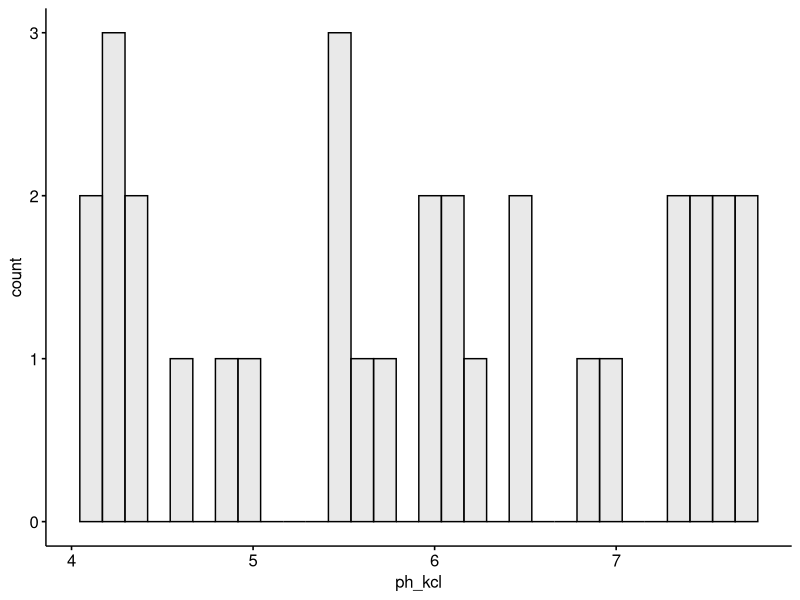
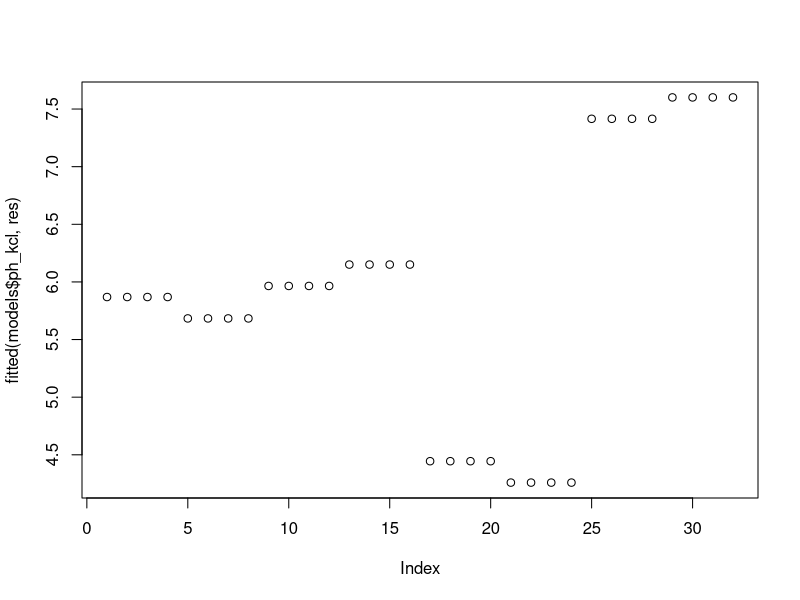
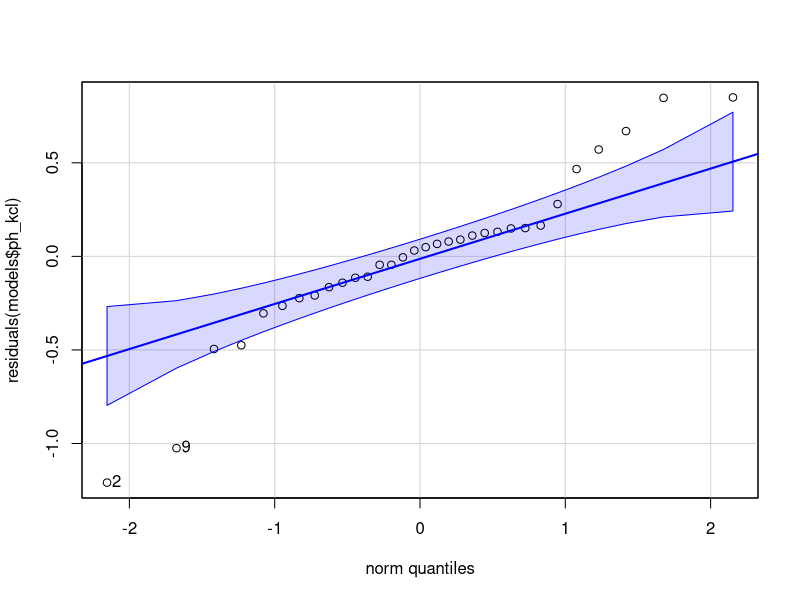
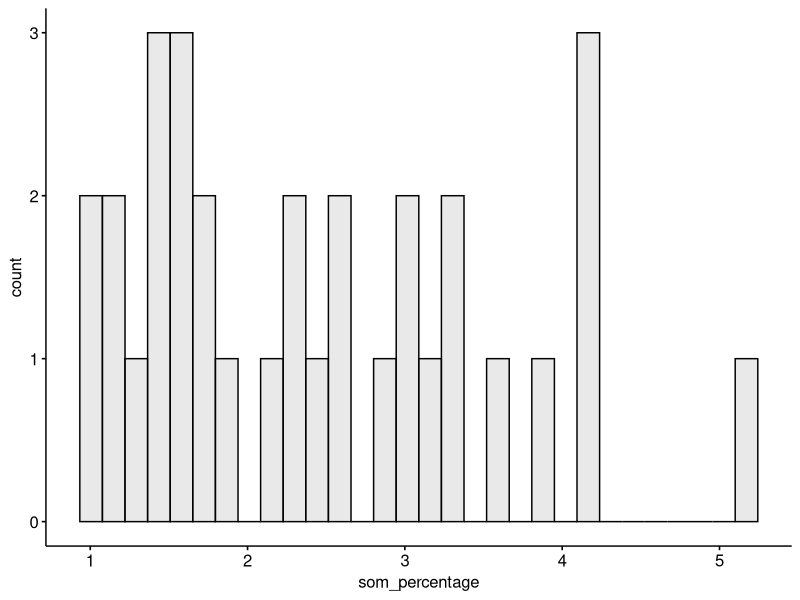
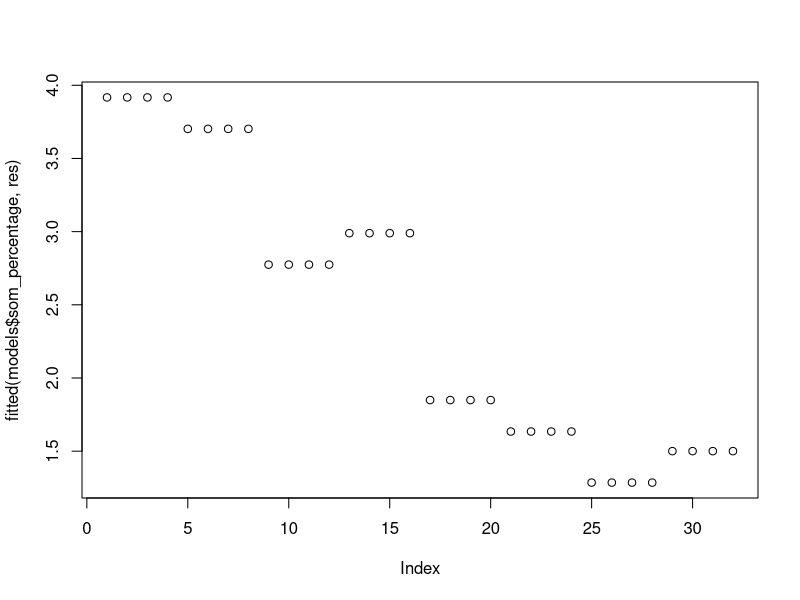
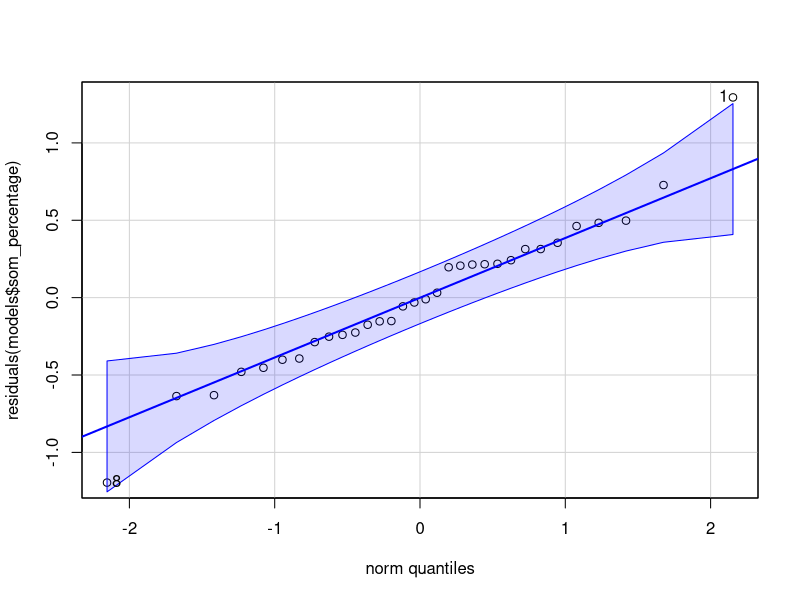
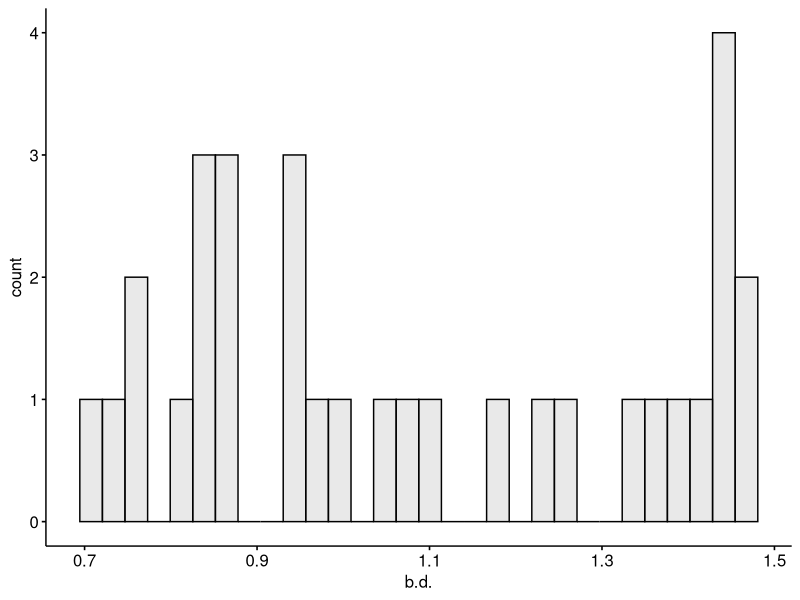
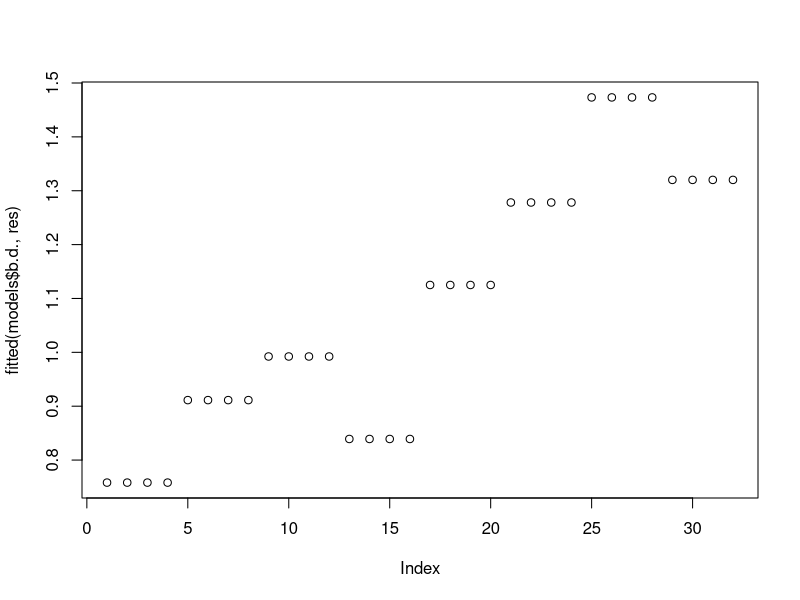

Reproduce these figures in R, in order.
## ---- chunk 1
knitr::opts_chunk$set(message = FALSE, echo = FALSE, warning = FALSE)
## ---- chunk 2
library(tidyverse)
library(ggpubr)
library(car)
library(gridExtra)
library(flextable)
library(lme4)
library(multcomp)
library(emmeans)


## ---- chunk 3
lml <- read_csv2("MASTER_LML.csv")

lml$litter_sp <- factor(lml$litter_sp, levels=c("Alder","Hazel","Chestnut"))
lml$mesh_size <- factor(lml$mesh_size, levels=c("Fine","Medium","Coarse"))

mt <- read_csv2("MASTERFILE_decomp_10.csv")

mt_2 <- mt %>% mutate(age = 2021-year_of_landuse,
                      earthworms_2021 = compost_worms + soil_eating_worms + pendelaars)

mt_2 <- mt_2 %>% rowwise() %>% mutate(earthworms_2022 = sum(c_across(contains("Abundance"))))
mt_2 <- mt_2 %>% rename("vb_code" = "code")

mt_2_lu_loc <- mt_2 %>% dplyr::select(vb_code, landuse, location)

mt_3 <- mt_2 %>% filter(plot_nr < 5)

# join litter mass data with landuse & location data

lml_2 <- lml %>% left_join(mt_2_lu_loc, by ="vb_code")

# sum columns mites and earthworms
mt_4 <- cbind(mt_3, mites_sum = rowSums(mt_3[c('Mites_oribatid_kg','Mites_other_kg')]))
mt_4 <- cbind(mt_4, biomass_ew_total = rowSums(mt_3[c('Biomass_anecic','Biomass_endogeic','Biomass_epigeic','Biomass_juvenile')]))

## ---- chunk 4
# variables

vars <- mt_4 %>%
  dplyr::select(ph_kcl, som_percentage, b.d., moisture_percentage, NO2_NO3_mg_kg, NH4_mg_kg,
            Total_P_mg_kg, Olsen_P_mg_kg, earthworms_2022, biomass_ew_total,
            Springtails_nr_kg, Mites_oribatid_kg, Mites_other_kg, nr_nematodes_gr_dry,
            Bacteria_total, Microbial, Actinobacteria_total, Fungi_total, Total_plfa, AMF_NLFA) %>%
  names() %>%
  set_names()

# normality and equal variances

normality <- map(vars, ~gghistogram(mt_4, .x,  fill = 'lightgrey', na.rm=TRUE))
plots_list <- map(normality, ~.x)
# grid.arrange(grobs = plots_list, ncol = 2, nrow = 10)

variances_loc_lu <- map(vars, ~leveneTest(mt_4[[.x]] ~ landuse * location, data = mt_4))

variances_lu <- map(vars, ~leveneTest(mt_4[[.x]] ~ landuse, data = mt_4))

# tab_var <- mt_4 %>% group_by(landuse, location) %>% 
#   dplyr::select(ph_kcl, som_percentage, b.d.,                                                
#                 moisture_percentage, 
#                 NO2_NO3_mg_kg, NH4_mg_kg, Total_P_mg_kg, Olsen_P_mg_kg, earthworms_2022, 
#                 biomass_ew_total, Springtails_nr_kg, Mites_oribatid_kg, Mites_other_kg, 
#                 nr_nematodes_gr_dry,Bacteria_total, Microbial, Actinobacteria_total, 
#                 Fungi_total, Total_plfa, AMF_NLFA) %>% 
#           summarize_all(var, na.rm=TRUE) %>% mutate(across(where(is.numeric), round, 1))
# 
# tab_var %>% pivot_longer(cols=c(ph_kcl:AMF_NLFA)) %>% 
#                   pivot_wider(names_from = c(landuse,location),values_from = value) %>%
#             flextable()  %>%
#             set_table_properties(layout = "autofit")


## ---- chunk 5
# list of model outputs ANOVA
models <- list()
for (i in c('ph_kcl','som_percentage','b.d.','moisture_percentage','NO2_NO3_mg_kg','NH4_mg_kg',
            'Total_P_mg_kg','Olsen_P_mg_kg','earthworms_2022','biomass_ew_total',
            'Springtails_nr_kg','Mites_oribatid_kg','Mites_other_kg','nr_nematodes_gr_dry',
            'Bacteria_total','Microbial','Actinobacteria_total','Fungi_total','Total_plfa','AMF_NLFA')) {
  f <- formula(paste(i,"~ landuse + (1|location)"))
  models[[i]] <- lmer(f, data=mt_4, na.action = "na.omit")
}
## ---- chunk 6
mt_4 %>% group_by(landuse) %>% summarize(mean=mean(ph_kcl),sd=sd(ph_kcl),var=var(ph_kcl))
variances_loc_lu$ph_kcl
# par(mfrow=c(1,2))
normality$ph_kcl
# mt_4 %>% group_by(landuse) %>% ggplot(x=landuse, y=ph_kcl, color=landuse) + geom_boxplot()
plot(fitted(models$ph_kcl, res))
qqPlot(residuals(models$ph_kcl))
# ggarrange(n,b,r,q, ncol = 2, nrow = 2)
cld(lsmeans(models$ph_kcl,~ landuse, adjust="tukey"), Letters = c(letters))
shapiro.test(residuals(models$ph_kcl))
## ---- chunk 7
mt_4 %>% group_by(landuse) %>% summarize(mean=mean(som_percentage),sd=sd(som_percentage),var=var(som_percentage))
variances_loc_lu$som_percentage
# par(mfrow=c(1,2))
normality$som_percentage
# mt_4 %>% group_by(landuse) %>% ggplot(x=landuse, y=ph_kcl, color=landuse) + geom_boxplot()
plot(fitted(models$som_percentage, res))
qqPlot(residuals(models$som_percentage))
# ggarrange(n,b,r,q, ncol = 2, nrow = 2)
cld(lsmeans(models$som_percentage,~ landuse, adjust="tukey"), Letters = c(letters))
shapiro.test(residuals(models$som_percentage))
## ---- chunk 8
mt_4 %>% group_by(landuse) %>% summarize(mean=mean(b.d.),sd=sd(b.d.),var=var(b.d.))
variances_loc_lu$b.d.
# par(mfrow=c(1,2))
normality$b.d.
# mt_4 %>% group_by(landuse) %>% ggplot(x=landuse, y=ph_kcl, color=landuse) + geom_boxplot()
plot(fitted(models$b.d., res))
qqPlot(residuals(models$b.d.))
# ggarrange(n,b,r,q, ncol = 2, nrow = 2)
cld(lsmeans(models$b.d.,~ landuse, adjust="tukey"), Letters = c(letters))
shapiro.test(residuals(models$b.d.))
## ---- chunk 9
mt_4 %>% group_by(landuse) %>% summarize(mean=mean(moisture_percentage),sd=sd(moisture_percentage),var=var(moisture_percentage))
variances_loc_lu$moisture_percentage
# par(mfrow=c(1,2))
normality$moisture_percentage
# mt_4 %>% group_by(landuse) %>% ggplot(x=landuse, y=ph_kcl, color=landuse) + geom_boxplot()
plot(fitted(models$moisture_percentage, res))
qqPlot(residuals(models$moisture_percentage))
# ggarrange(n,b,r,q, ncol = 2, nrow = 2)
cld(lsmeans(models$moisture_percentage,~ landuse, adjust="tukey"), Letters = c(letters))
shapiro.test(residuals(models$moisture_percentage))
## ---- chunk 10
mt_4 %>% group_by(landuse) %>% summarize(mean=mean(NO2_NO3_mg_kg),sd=sd(NO2_NO3_mg_kg),var=var(NO2_NO3_mg_kg))
variances_loc_lu$NO2_NO3_mg_kg
# par(mfrow=c(1,2))
normality$NO2_NO3_mg_kg
# mt_4 %>% group_by(landuse) %>% ggplot(x=landuse, y=ph_kcl, color=landuse) + geom_boxplot()
plot(fitted(models$NO2_NO3_mg_kg, res))
qqPlot(residuals(models$NO2_NO3_mg_kg))
# ggarrange(n,b,r,q, ncol = 2, nrow = 2)
cld(lsmeans(models$NO2_NO3_mg_kg,~ landuse, adjust="tukey"), Letters = c(letters))
shapiro.test(residuals(models$NO2_NO3_mg_kg))
## ---- chunk 11
mt_4 %>% group_by(landuse) %>% summarize(mean=mean(NH4_mg_kg),sd=sd(NH4_mg_kg),var=var(NH4_mg_kg))
variances_loc_lu$NH4_mg_kg
# par(mfrow=c(1,2))
normality$NH4_mg_kg
# mt_4 %>% group_by(landuse) %>% ggplot(x=landuse, y=ph_kcl, color=landuse) + geom_boxplot()
plot(fitted(models$NH4_mg_kg, res))
qqPlot(residuals(models$NH4_mg_kg))
# ggarrange(n,b,r,q, ncol = 2, nrow = 2)
cld(lsmeans(models$NH4_mg_kg,~ landuse, adjust="tukey"), Letters = c(letters))
shapiro.test(residuals(models$NH4_mg_kg))
## ---- chunk 12
mt_4 %>% group_by(landuse) %>% summarize(mean=mean(Total_P_mg_kg),sd=sd(Total_P_mg_kg),var=var(Total_P_mg_kg))
variances_loc_lu$Total_P_mg_kg
# par(mfrow=c(1,2))
normality$Total_P_mg_kg
# mt_4 %>% group_by(landuse) %>% ggplot(x=landuse, y=ph_kcl, color=landuse) + geom_boxplot()
plot(fitted(models$Total_P_mg_kg, res))
qqPlot(residuals(models$Total_P_mg_kg))
# ggarrange(n,b,r,q, ncol = 2, nrow = 2)
cld(lsmeans(models$Total_P_mg_kg,~ landuse, adjust="tukey"), Letters = c(letters))
shapiro.test(residuals(models$Total_P_mg_kg))
## ---- chunk 13
mt_4 %>% group_by(landuse) %>% summarize(mean=mean(Olsen_P_mg_kg),sd=sd(Olsen_P_mg_kg),var=var(Olsen_P_mg_kg))
variances_loc_lu$Olsen_P_mg_kg
# par(mfrow=c(1,2))
normality$Olsen_P_mg_kg
# mt_4 %>% group_by(landuse) %>% ggplot(x=landuse, y=ph_kcl, color=landuse) + geom_boxplot()
plot(fitted(models$Olsen_P_mg_kg, res))
qqPlot(residuals(models$Olsen_P_mg_kg))
# ggarrange(n,b,r,q, ncol = 2, nrow = 2)
cld(lsmeans(models$Olsen_P_mg_kg,~ landuse, adjust="tukey"), Letters = c(letters))
shapiro.test(residuals(models$Olsen_P_mg_kg))
## ---- chunk 14
mt_4 %>% group_by(landuse) %>% summarize(mean=mean(earthworms_2022),sd=sd(earthworms_2022),var=var(earthworms_2022))
variances_loc_lu$earthworms_2022
# par(mfrow=c(1,2))
normality$earthworms_2022
# mt_4 %>% group_by(landuse) %>% ggplot(x=landuse, y=ph_kcl, color=landuse) + geom_boxplot()
plot(fitted(models$earthworms_2022, res))
qqPlot(residuals(models$earthworms_2022))
# ggarrange(n,b,r,q, ncol = 2, nrow = 2)
cld(lsmeans(models$earthworms_2022,~ landuse, adjust="tukey"), Letters = c(letters))
shapiro.test(residuals(models$earthworms_2022))
## ---- chunk 15
mt_4 %>% group_by(landuse) %>% summarize(mean=mean(biomass_ew_total),sd=sd(biomass_ew_total),var=var(biomass_ew_total))
variances_loc_lu$biomass_ew_total
# par(mfrow=c(1,2))
normality$biomass_ew_total
# mt_4 %>% group_by(landuse) %>% ggplot(x=landuse, y=ph_kcl, color=landuse) + geom_boxplot()
plot(fitted(models$biomass_ew_total, res))
qqPlot(residuals(models$biomass_ew_total))
# ggarrange(n,b,r,q, ncol = 2, nrow = 2)
cld(lsmeans(models$biomass_ew_total,~ landuse, adjust="tukey"), Letters = c(letters))
shapiro.test(residuals(models$biomass_ew_total))
## ---- chunk 16
mt_4 %>% group_by(landuse) %>% summarize(mean=mean(Springtails_nr_kg),sd=sd(Springtails_nr_kg),var=var(Springtails_nr_kg))
variances_loc_lu$Springtails_nr_kg
# par(mfrow=c(1,2))
normality$Springtails_nr_kg
# mt_4 %>% group_by(landuse) %>% ggplot(x=landuse, y=ph_kcl, color=landuse) + geom_boxplot()
plot(fitted(models$Springtails_nr_kg, res))
qqPlot(residuals(models$Springtails_nr_kg))
# ggarrange(n,b,r,q, ncol = 2, nrow = 2)
cld(lsmeans(models$Springtails_nr_kg,~ landuse, adjust="tukey"), Letters = c(letters))
shapiro.test(residuals(models$Springtails_nr_kg))
## ---- chunk 17
mt_4 %>% group_by(landuse) %>% summarize(mean=mean(Mites_oribatid_kg),sd=sd(Mites_oribatid_kg),var=var(Mites_oribatid_kg))
variances_loc_lu$Mites_oribatid_kg
# par(mfrow=c(1,2))
normality$Mites_oribatid_kg
# mt_4 %>% group_by(landuse) %>% ggplot(x=landuse, y=ph_kcl, color=landuse) + geom_boxplot()
plot(fitted(models$Mites_oribatid_kg, res))
qqPlot(residuals(models$Mites_oribatid_kg))
# ggarrange(n,b,r,q, ncol = 2, nrow = 2)
cld(lsmeans(models$Mites_oribatid_kg,~ landuse, adjust="tukey"), Letters = c(letters))
shapiro.test(residuals(models$Mites_oribatid_kg))
## ---- chunk 18
mt_4 %>% group_by(landuse) %>% summarize(mean=mean(Mites_other_kg),sd=sd(Mites_other_kg),var=var(Mites_other_kg))
variances_loc_lu$Mites_other_kg
# par(mfrow=c(1,2))
normality$Mites_other_kg
# mt_4 %>% group_by(landuse) %>% ggplot(x=landuse, y=ph_kcl, color=landuse) + geom_boxplot()
plot(fitted(models$Mites_other_kg, res))
qqPlot(residuals(models$Mites_other_kg))
# ggarrange(n,b,r,q, ncol = 2, nrow = 2)
cld(lsmeans(models$Mites_other_kg,~ landuse, adjust="tukey"), Letters = c(letters))
shapiro.test(residuals(models$Mites_other_kg))
## ---- chunk 19
mt_4 %>% group_by(landuse) %>% summarize(mean=mean(nr_nematodes_gr_dry),sd=sd(nr_nematodes_gr_dry),var=var(nr_nematodes_gr_dry))
variances_loc_lu$nr_nematodes_gr_dry
# par(mfrow=c(1,2))
normality$nr_nematodes_gr_dry
# mt_4 %>% group_by(landuse) %>% ggplot(x=landuse, y=ph_kcl, color=landuse) + geom_boxplot()
plot(fitted(models$nr_nematodes_gr_dry, res))
qqPlot(residuals(models$nr_nematodes_gr_dry))
# ggarrange(n,b,r,q, ncol = 2, nrow = 2)
cld(lsmeans(models$nr_nematodes_gr_dry,~ landuse, adjust="tukey"), Letters = c(letters))
shapiro.test(residuals(models$nr_nematodes_gr_dry))
## ---- chunk 20
mt_4 %>% group_by(landuse) %>% summarize(mean=mean(Bacteria_total),sd=sd(Bacteria_total),var=var(Bacteria_total))
variances_loc_lu$Bacteria_total
# par(mfrow=c(1,2))
normality$Bacteria_total
# mt_4 %>% group_by(landuse) %>% ggplot(x=landuse, y=ph_kcl, color=landuse) + geom_boxplot()
plot(fitted(models$Bacteria_total, res))
qqPlot(residuals(models$Bacteria_total))
# ggarrange(n,b,r,q, ncol = 2, nrow = 2)
cld(lsmeans(models$Bacteria_total,~ landuse, adjust="tukey"), Letters = c(letters))
shapiro.test(residuals(models$Bacteria_total))
## ---- chunk 21
mt_4 %>% group_by(landuse) %>% summarize(mean=mean(Microbial),sd=sd(Microbial),var=var(Microbial))
variances_loc_lu$Microbial
# par(mfrow=c(1,2))
normality$Microbial
# mt_4 %>% group_by(landuse) %>% ggplot(x=landuse, y=ph_kcl, color=landuse) + geom_boxplot()
plot(fitted(models$Microbial, res))
qqPlot(residuals(models$Microbial))
# ggarrange(n,b,r,q, ncol = 2, nrow = 2)
cld(lsmeans(models$Microbial,~ landuse, adjust="tukey"), Letters = c(letters))
shapiro.test(residuals(models$Microbial))
## ---- chunk 22
mt_4 %>% group_by(landuse) %>% summarize(mean=mean(Actinobacteria_total),sd=sd(Actinobacteria_total),var=var(Actinobacteria_total))
variances_loc_lu$Actinobacteria_total
# par(mfrow=c(1,2))
normality$Actinobacteria_total
# mt_4 %>% group_by(landuse) %>% ggplot(x=landuse, y=ph_kcl, color=landuse) + geom_boxplot()
plot(fitted(models$Actinobacteria_total, res))
qqPlot(residuals(models$Actinobacteria_total))
# ggarrange(n,b,r,q, ncol = 2, nrow = 2)
cld(lsmeans(models$Actinobacteria_total,~ landuse, adjust="tukey"), Letters = c(letters))
shapiro.test(residuals(models$Actinobacteria_total))
## ---- chunk 23
mt_4 %>% group_by(landuse) %>% summarize(mean=mean(Fungi_total),sd=sd(Fungi_total),var=var(Fungi_total))
variances_loc_lu$Fungi_total
# par(mfrow=c(1,2))
normality$Fungi_total
# mt_4 %>% group_by(landuse) %>% ggplot(x=landuse, y=ph_kcl, color=landuse) + geom_boxplot()
plot(fitted(models$Fungi_total, res))
qqPlot(residuals(models$Fungi_total))
# ggarrange(n,b,r,q, ncol = 2, nrow = 2)
cld(lsmeans(models$Fungi_total,~ landuse, adjust="tukey"), Letters = c(letters))
shapiro.test(residuals(models$Fungi_total))
## ---- chunk 24
mt_4 %>% group_by(landuse) %>% summarize(mean=mean(Total_plfa),sd=sd(Total_plfa),var=var(Total_plfa))
variances_loc_lu$Total_plfa
# par(mfrow=c(1,2))
normality$Total_plfa
# mt_4 %>% group_by(landuse) %>% ggplot(x=landuse, y=ph_kcl, color=landuse) + geom_boxplot()
plot(fitted(models$Total_plfa, res))
qqPlot(residuals(models$Total_plfa))
# ggarrange(n,b,r,q, ncol = 2, nrow = 2)
cld(lsmeans(models$Total_plfa,~ landuse, adjust="tukey"), Letters = c(letters))
shapiro.test(residuals(models$Total_plfa))
## ---- chunk 25
mt_4 %>% group_by(landuse) %>% summarize(mean=mean(AMF_NLFA),sd=sd(AMF_NLFA),var=var(AMF_NLFA))
variances_loc_lu$AMF_NLFA
# par(mfrow=c(1,2))
normality$AMF_NLFA
# mt_4 %>% group_by(landuse) %>% ggplot(x=landuse, y=ph_kcl, color=landuse) + geom_boxplot()
plot(fitted(models$AMF_NLFA, res))
qqPlot(residuals(models$AMF_NLFA))
# ggarrange(n,b,r,q, ncol = 2, nrow = 2)
cld(lsmeans(models$AMF_NLFA,~ landuse, adjust="tukey"), Letters = c(letters))
shapiro.test(residuals(models$AMF_NLFA))
